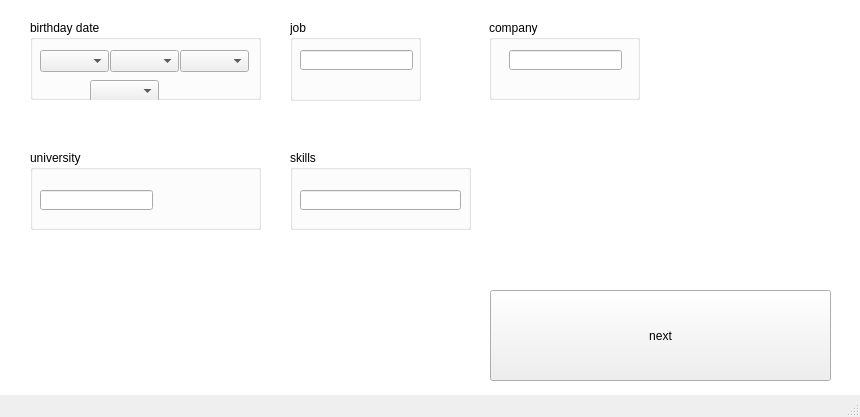
<?xml version="1.0" encoding="UTF-8"?>
<ui version="4.0">
 <class>imnotarobot</class>
 <widget class="QMainWindow" name="imnotarobot">
  <property name="geometry">
   <rect>
    <x>0</x>
    <y>0</y>
    <width>860</width>
    <height>417</height>
   </rect>
  </property>
  <property name="windowTitle">
   <string>MainWindow</string>
  </property>
  <widget class="QWidget" name="centralwidget">
   <widget class="QLabel" name="label">
    <property name="geometry">
     <rect>
      <x>-100</x>
      <y>-120</y>
      <width>961</width>
      <height>591</height>
     </rect>
    </property>
    <property name="styleSheet">
     <string notr="true">background-color: rgb(46, 76, 73);
background-color: rgb(255, 255, 255);
image: url(:/new/prefix1/back1.jpg);</string>
    </property>
    <property name="text">
     <string/>
    </property>
   </widget>
   <widget class="QGroupBox" name="groupBox">
    <property name="geometry">
     <rect>
      <x>30</x>
      <y>20</y>
      <width>231</width>
      <height>80</height>
     </rect>
    </property>
    <property name="title">
     <string>birthday date</string>
    </property>
    <widget class="QComboBox" name="comboBox">
     <property name="geometry">
      <rect>
       <x>10</x>
       <y>30</y>
       <width>69</width>
       <height>22</height>
      </rect>
     </property>
    </widget>
    <widget class="QComboBox" name="comboBox_2">
     <property name="geometry">
      <rect>
       <x>80</x>
       <y>30</y>
       <width>69</width>
       <height>22</height>
      </rect>
     </property>
    </widget>
    <widget class="QComboBox" name="comboBox_3">
     <property name="geometry">
      <rect>
       <x>150</x>
       <y>30</y>
       <width>69</width>
       <height>22</height>
      </rect>
     </property>
    </widget>
    <widget class="QComboBox" name="comboBox_4">
     <property name="geometry">
      <rect>
       <x>60</x>
       <y>60</y>
       <width>69</width>
       <height>22</height>
      </rect>
     </property>
    </widget>
   </widget>
   <widget class="QGroupBox" name="groupBox_2">
    <property name="geometry">
     <rect>
      <x>290</x>
      <y>20</y>
      <width>131</width>
      <height>81</height>
     </rect>
    </property>
    <property name="title">
     <string>job</string>
    </property>
    <widget class="QLineEdit" name="lineEdit">
     <property name="geometry">
      <rect>
       <x>10</x>
       <y>30</y>
       <width>113</width>
       <height>20</height>
      </rect>
     </property>
    </widget>
   </widget>
   <widget class="QGroupBox" name="groupBox_3">
    <property name="geometry">
     <rect>
      <x>489</x>
      <y>20</y>
      <width>151</width>
      <height>80</height>
     </rect>
    </property>
    <property name="title">
     <string>company</string>
    </property>
    <widget class="QLineEdit" name="lineEdit_2">
     <property name="geometry">
      <rect>
       <x>20</x>
       <y>30</y>
       <width>113</width>
       <height>20</height>
      </rect>
     </property>
    </widget>
   </widget>
   <widget class="QPushButton" name="pushButton">
    <property name="geometry">
     <rect>
      <x>490</x>
      <y>290</y>
      <width>341</width>
      <height>91</height>
     </rect>
    </property>
    <property name="styleSheet">
     <string notr="true">font: 16pt &quot;MS Shell Dlg 2&quot;;</string>
    </property>
    <property name="text">
     <string>next</string>
    </property>
   </widget>
   <widget class="QGroupBox" name="groupBox_4">
    <property name="geometry">
     <rect>
      <x>30</x>
      <y>150</y>
      <width>231</width>
      <height>80</height>
     </rect>
    </property>
    <property name="title">
     <string>university</string>
    </property>
    <widget class="QLineEdit" name="lineEdit_3">
     <property name="geometry">
      <rect>
       <x>10</x>
       <y>40</y>
       <width>113</width>
       <height>20</height>
      </rect>
     </property>
    </widget>
   </widget>
   <widget class="QGroupBox" name="groupBox_5">
    <property name="geometry">
     <rect>
      <x>290</x>
      <y>150</y>
      <width>181</width>
      <height>80</height>
     </rect>
    </property>
    <property name="title">
     <string>skills</string>
    </property>
    <widget class="QLineEdit" name="lineEdit_4">
     <property name="geometry">
      <rect>
       <x>10</x>
       <y>40</y>
       <width>161</width>
       <height>20</height>
      </rect>
     </property>
    </widget>
   </widget>
  </widget>
  <widget class="QStatusBar" name="statusbar"/>
 </widget>
 <resources/>
 <connections/>
</ui>
